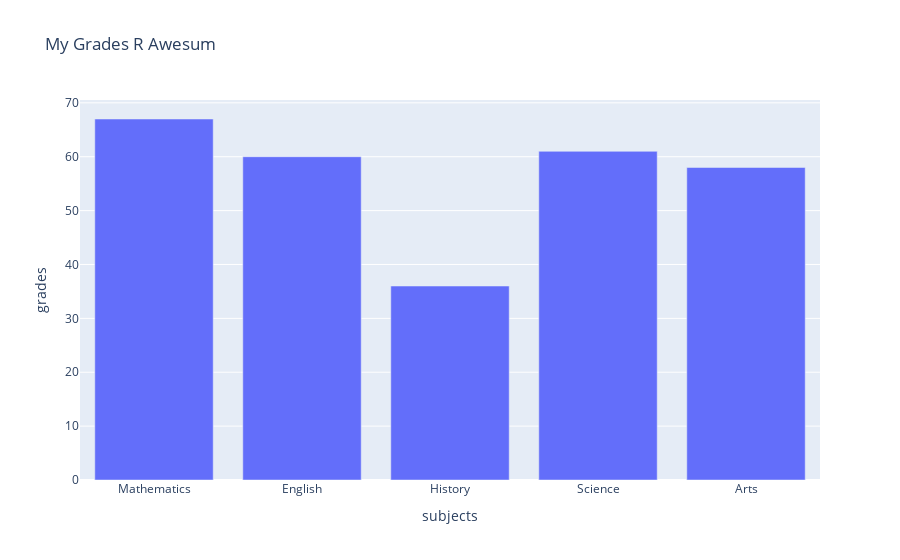

The notebook cell saved with this chart:
### Markdown cell above
Plotly express makes it easy to plot a dataframe

### Code cell
# Same plot as a one-liner using plotly.express
px.bar(grades_df, x='subjects', y='grades', title='My Grades R Awesum')

### Figure 1 — Plotly figure (JSON) as saved in the notebook; plotly's stock layout.template omitted (floating-point values rounded to 4 significant figures)
{"data": [{"alignmentgroup": "True", "hovertemplate": "subjects=%{x}<br>grades=%{y}<extra></extra>", "legendgroup": "", "marker": {"color": "#636efa", "pattern": {"shape": ""}}, "name": "", "offsetgroup": "", "orientation": "v", "showlegend": false, "textposition": "auto", "type": "bar", "x": ["Mathematics", "English", "History", "Science", "Arts"], "xaxis": "x", "y": [67, 60, 36, 61, 58], "yaxis": "y"}], "layout": {"barmode": "relative", "legend": {"tracegroupgap": 0}, "title": {"text": "My Grades R Awesum"}, "xaxis": {"anchor": "y", "domain": [0, 1], "title": {"text": "subjects"}}, "yaxis": {"anchor": "x", "domain": [0, 1], "title": {"text": "grades"}}}}
